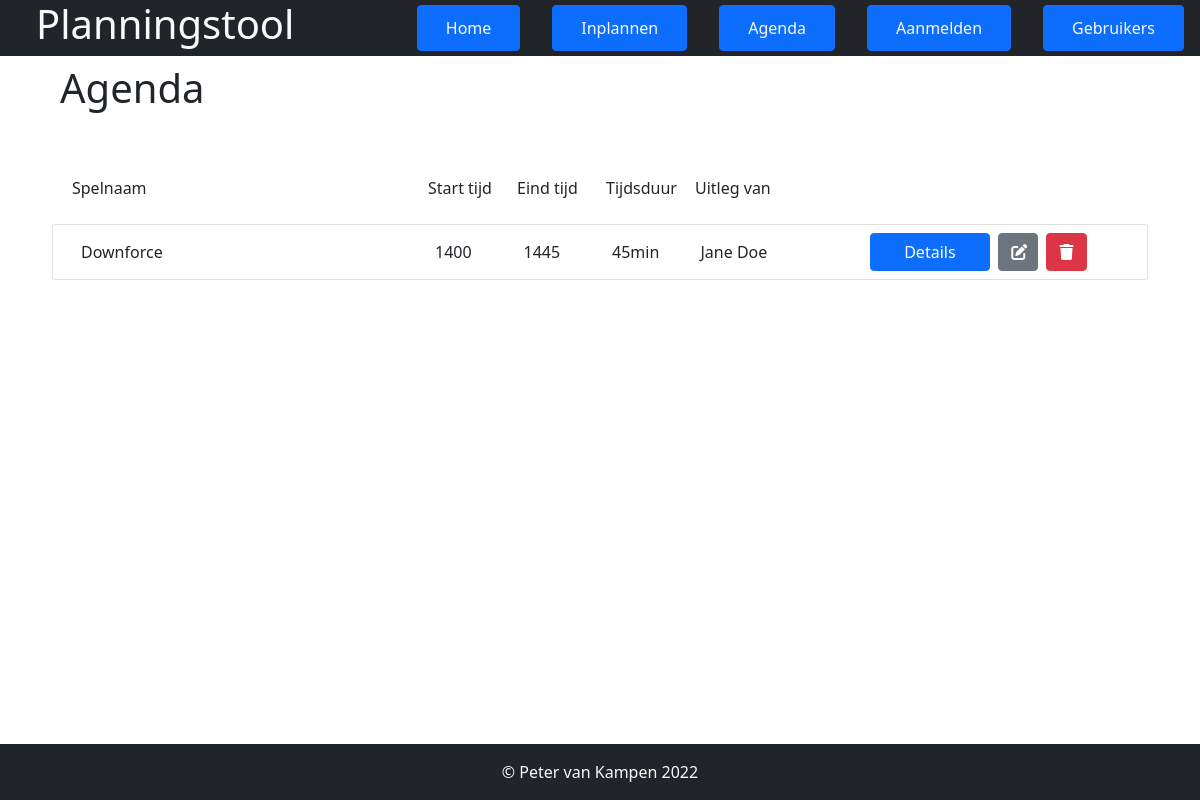
The page /pages/overzicht.php on the database its author committed.
### tables this page shows
CREATE TABLE `schedule` (
  `id` int(11) NOT NULL,
  `game_id` int(11) NOT NULL,
  `start_time` int(11) NOT NULL,
  `end_time` int(11) NOT NULL,
  `game_master` int(11) NOT NULL
);

CREATE TABLE `games` (
  `id` int(11) NOT NULL,
  `name` varchar(255) NOT NULL,
  `image` varchar(255) NOT NULL,
  `description` text NOT NULL,
  `expansions` text,
  `skills` text,
  `url` varchar(255) DEFAULT NULL,
  `youtube` text,
  `min_players` int(11) NOT NULL,
  `max_players` int(11) NOT NULL,
  `play_minutes` int(11) NOT NULL,
  `explain_minutes` int(11) NOT NULL
);

### pages/overzicht.php (the view, shortened to what this page needs)
<?php
    require("../includes/connect.php");
    $query = "SELECT id, game_id, start_time, end_time, game_master FROM schedule ORDER BY start_time ASC";
    $result = $conn->prepare($query);
    $result->execute();
    $schedule_all = $result->fetchAll();
    $query = "SELECT id, play_minutes, name FROM games";
    $result = $conn->prepare($query);
    $result->execute();
    $games_query = $result->fetchAll();
    $games = array();
    foreach($games_query as $game){
        $games[$game['id']] = $game;
    }
    $query = "SELECT * FROM users";
    $result = $conn->prepare($query);
    $result->execute();
    $users_query = $result->fetchAll();
    $users = array();
    foreach($users_query as $user){
        $users[$user['id']] = $user['username'];
    }
?>
<!DOCTYPE html>
<html lang="en">
<head>
    <link href="https://cdn.jsdelivr.net/npm/bootstrap@5.0.2/dist/css/bootstrap.min.css" rel="stylesheet">
    <link rel="stylesheet" href="../style/style.css"/>
</head>
<body>
    <?php include('../includes/header.php'); ?>
    <div class="content container mx-5 my-5 w-100 h-100">
        <h1 class="index_title py-3">Agenda</h1>
        <div class="container row w-100 p-3">
            <div class="controls my-3 p-2 row d-flex flex-row">
                <p class="col-4 align-content-center m-0">Spelnaam</p>
                <p class="col-1 align-content-center m-0">Start tijd</p>
                <p class="col-1 align-content-center m-0">Eind tijd</p>
                <p class="col-1 align-content-center m-0">Tijdsduur</p>
                <p class="col-2 align-content-center m-0">Uitleg van</p>
            </div>
            <ul class="list-group">
                <?php
                    foreach($schedule_all as $schedule){
                        ?>
                            <li class="list-group-item row d-flex flex-row align-items-center">
                                <p class="game_name col-4 m-0"><?php echo $games[$schedule['game_id']]['name'] ?></p>
                                <p class="start_time col-1 m-0"><?php echo $schedule['start_time'] ?></p>
                                <p class="start_time col-1 m-0"><?php echo $schedule['end_time'] ?></p>
                                <p class="duration col-1 m-0"><?php echo $games[$schedule['game_id']]['play_minutes'] . 'min' ?></p>
                                <p class="gm col-2 m-0"><?php echo $users[$schedule['game_master']] ?></p>
                                <div class="controls row d-flex flex-row col-3">
                                    <a href="planningitem.php?id=<?php echo $schedule['id']; ?>" class="btn btn-primary col-6 mx-1">Details</a>
                                    <a href="../function/editor.php?id=<?php echo $schedule['id']; ?>" class="btn btn-secondary col-2 mx-1"><i class="fas fa-edit"></i></a>
                                    <a href="../function/deleter.php?id=<?php echo $schedule['id']; ?>" class="btn btn-danger col-2 mx-1"><i class="fas fa-trash"></i></a>
                                </div>
                            </li>
                        <?php
                    }
                ?>
            </ul>
        </div>
    </div>
    <?php include('../includes/footer.php'); ?>
</body>
</html>

### rows shown on the page
schedule: game.name "Downforce", start_time "1400", end_time "1445", game.play_minutes "45", game_master "Jane Doe"
